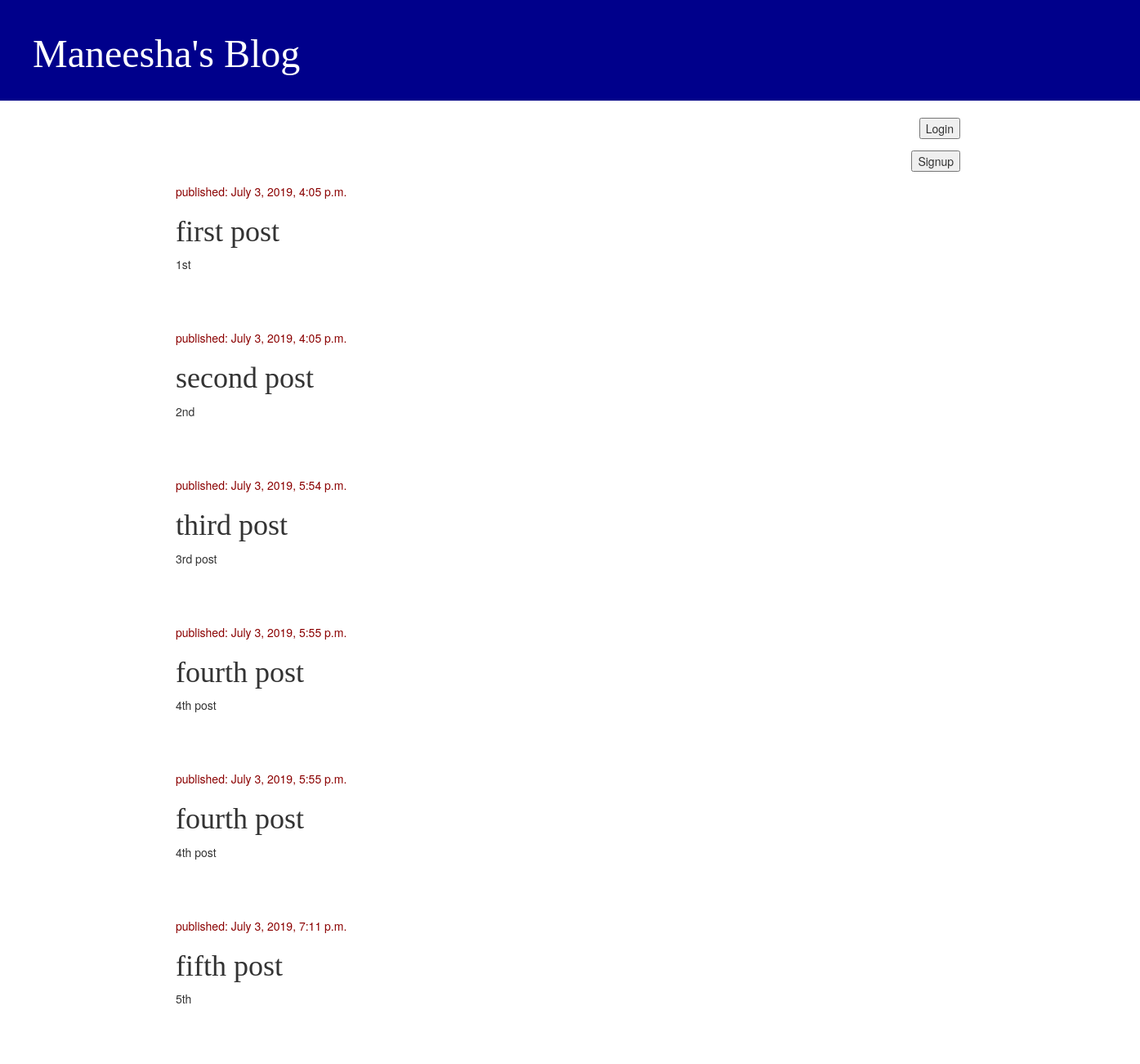
Before: / with the older database file.
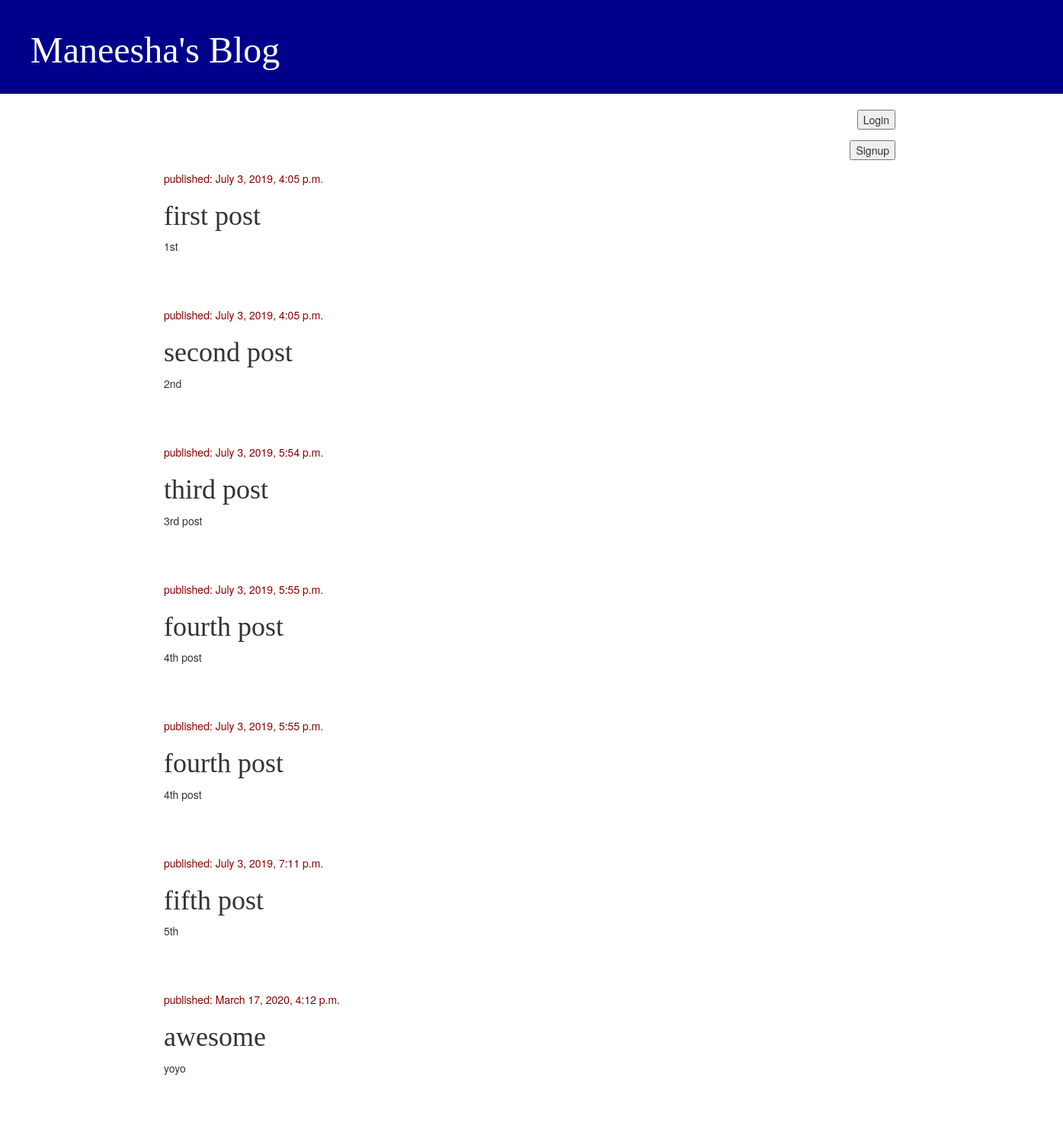
After: the same page with the newer database file.
### blog/models.py (models this page shows, shortened)
class Post(models.Model):
    author = models.ForeignKey(settings.AUTH_USER_MODEL, on_delete=models.CASCADE)
    title = models.CharField(max_length=200)
    text = models.TextField()
    created_date = models.DateTimeField(default=timezone.now)
    published_date = models.DateTimeField(blank=True, null=True)

### blog/views.py (the view)
# urls.py: path('',views.home,name='home'),
def home(request):
    posts=Post.objects.all()
    return render(request,'blog/home.html',{'posts':posts})

### blog/templates/blog/home.html
{% extends 'blog/base.html' %}
    {% block content %}
<div class="content container">
            <div class="row">
                <div class="col-md-10">
<form action="http://127.0.0.1:8000/login/" style="float:right">
    <input type="submit" value="Login" />
</form>
</div>
</div>
</div>
<div class="content container">
<div class="row">
                <div class="col-md-10">
<form action="http://127.0.0.1:8000/signup/" style="float:right">
    <input type="submit" value="Signup" />
</form>
</div>
</div>
</div>
<div class="content container">
            <div class="row">
                <div class="col-6">
          {% for post in posts %}
                <div class="post">
                    <div class="date">
                        <p>published: {{ post.published_date }}</p>
                    </div>
                    <h1>{{ post.title }}</a></h1>
                    <p>{{ post.text|linebreaksbr }}</p>
                </div>
            {% endfor %}
</div>
</div>
</div>
    {% endblock %}

### blog/templates/blog/base.html (shortened to what this page needs)
{% load static %}
<html>
    <head>
  <link rel="stylesheet" href="//maxcdn.bootstrapcdn.com/bootstrap/3.2.0/css/bootstrap.min.css">
  <link rel="stylesheet" href="//maxcdn.bootstrapcdn.com/bootstrap/3.2.0/css/bootstrap-theme.min.css">
  <link rel="stylesheet" href="{% static 'css/blog.css' %}">
    </head>
 <body>
        <div class="page-header">
            {% if user.is_authenticated %}
              <h1><a href="/post/" >Maneesha's Blog</a></h1>
            {% else %}
              <h1><a href="/" >Maneesha's Blog</a></h1>
            {% endif %}
        </div>
        <div class="content container">
            <div class="row">
                <div class="col-md-8">
                    {% block content %}
                    {% endblock %}
                </div>
            </div>
        </div>
    </body>
</html>

### blog/static/css/blog.css (style rules this page uses)
.page-header { background-color: #00008B; margin-top: 0; padding: 20px 20px 20px 40px; }
.page-header h1, .page-header h1 a, .page-header h1 a:visited, .page-header h1 a:active { color: #FFFFFF; font-size: 36pt; text-decoration: none; }
.content { margin-left: 100px; }
h1, h2, h3, h4 { font-family: ' serif'; }
.date { color: #8B0000; }
.post { margin-bottom: 70px; }

Changed rows visible on the page:
added Post: published_date "March 17, 2020, 4:12 p.m.", title "awesome", text "yoyo"
